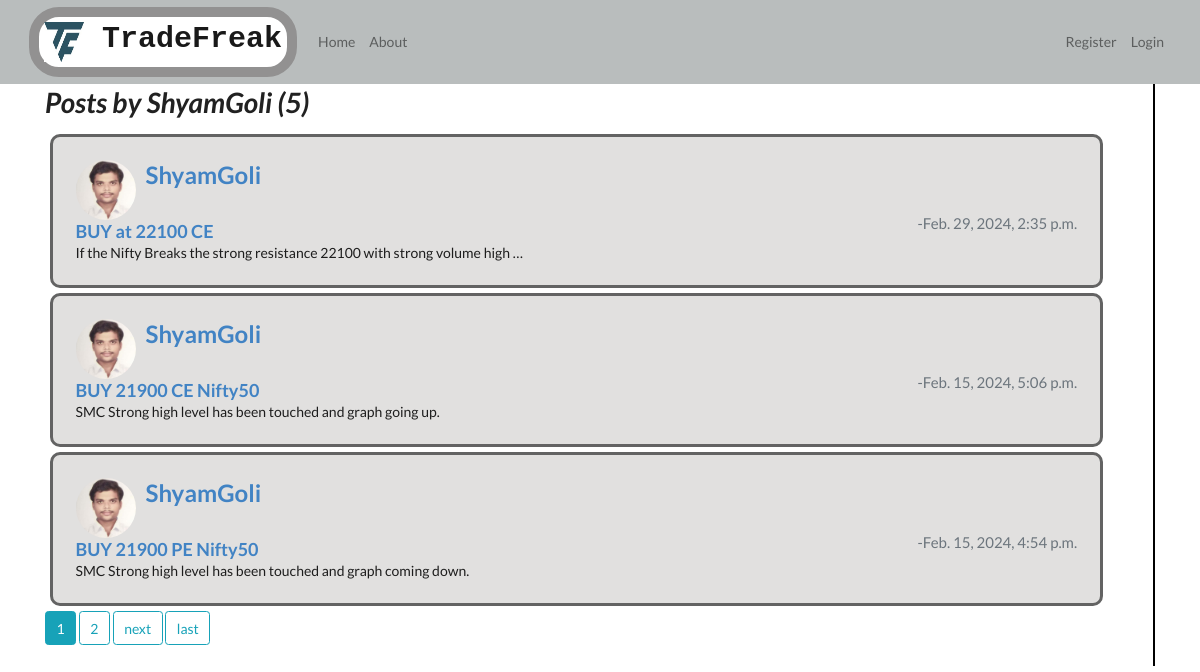
Before: /user/ShyamGoli with the older database file.
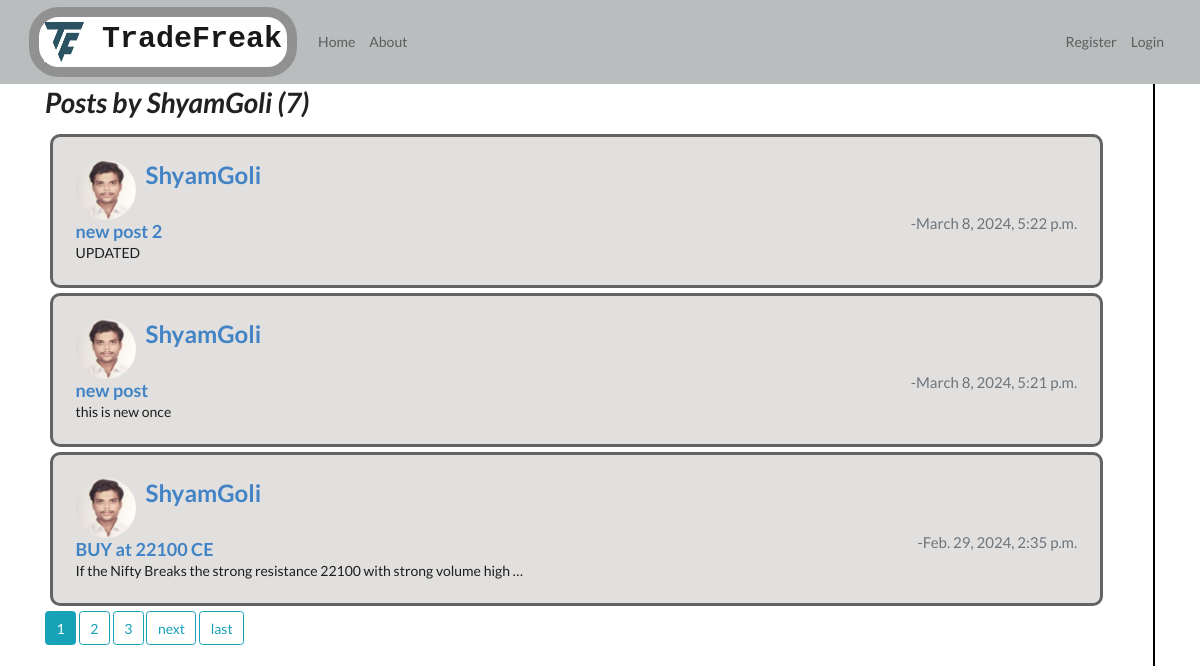
After: the same page with the newer database file.
### post/models.py (models this page shows, shortened)
class Post(models.Model):
    Heading = models.CharField(max_length=100)
    Author = models.ForeignKey(User,on_delete = models.CASCADE)  # here we have used User as a foriegn key and models.CASCADE as when we delete the user the related posts should also be deleted.
    PostOn = models.DateTimeField(default=timezone.now) # There are many ways to send as parameter to datetime field, but i particularly used this one so that the time and date will be updated each time the data is updated.
    Description = models.TextField()

### users/models.py (models this page shows, shortened)
class Profile(models.Model):
    user = models.OneToOneField(User,on_delete=models.CASCADE)
    image = models.ImageField(default='default.jpg', upload_to = 'profile_pic' )

### post/views.py (the view)
# urls.py: path('user/<str:username>', UserPostListView.as_view(), name='user_posts'),
class UserPostListView(ListView):
    model = Post
    template_name = 'post/user_posts.html' # here the template required name must be in the format <app>/<model_name>_<view_type>.html  eg: post/Post_list.html
    context_object_name = 'posts'  # Here in class view I don't now in template on which variable I should iterate. so this variable needs to be set.
    paginate_by = 3   #  from django.core.paginator import paginator  here we do not need to import, because it is a class based view.
    def get_queryset(self):
        user = get_object_or_404(User, username = self.kwargs.get('username'))
        return Post.objects.filter(Author = user).order_by('-PostOn')

### post/templates/post/user_posts.html (shortened to what this page needs)
{% extends 'post/base.html' %}
{% block content %}
<div class="cards-section">
    <div class="container">
        <div class='display-cards'>
        <h1 class="mb-3">
            Posts by {{view.kwargs.username}} ({{page_obj.paginator.count}})
        </h1>
        {% for post in posts %}
        <div class="card my-cards" style="width: 18rem;">
            <div class="card-body">
                <div class="d-flex">
                    <img class="rounded-circle account-img img-fluid custom-image" src="{{post.Author.profile.image.url}}" alt="">
                <a href="{% url 'user_posts' post.Author.username %}"><h2 style="margin-left: 10px; ">{{post.Author}}</h2></a>
                </div>
                <div class="d-flex justify-content-between">
                    <a href="{% url 'post_detail' post.id %}"> <h3 class="card-title">{{post.Heading}}</h3></a>
                    <h6 class="card-subtitle mb-2 text-muted"> -{{post.PostOn}}</h6>
                </div>
                <p class="card-text">{{ post.Description|truncatewords:12 }}</p>
            </div>
        </div>
        {% endfor %}
        {% if is_paginated %}
            {% for num in page_obj.paginator.page_range %}
                {% if page_obj.number == num %}
                    <a class="btn btn-info mb-4" href="?page={{num}}">{{num}}</a>
                {% elif num > page_obj.number|add:'-3' and num < page_obj.number|add:'3'%}
                    <a class="btn btn-outline-info mb-4" href="?page={{num}}">{{num}}</a>
                {% endif %}
            {% endfor %}
            {% if page_obj.has_next %}
            <a class="btn btn-outline-info mb-4" href="?page={{page_obj.next_page_number}}">next</a>
            <a class="btn btn-outline-info mb-4" href="?page={{page_obj.paginator.num_pages}}">last</a>
            {% endif %}
        {% endif %}
    </div>
    </div>
</div>
{% endblock %}

Changed rows visible on the page:
no longer on this page (row unchanged): Post: Author.profile.image (picture), Author "ShyamGoli", Heading "BUY 21900 CE Nifty50", PostOn "Feb. 15, 2024, 5:06 p.m.", Description "SMC Strong high level has been touched and graph going up."
no longer on this page (row unchanged): Post: Author.profile.image (picture), Author "ShyamGoli", Heading "BUY 21900 PE Nifty50", PostOn "Feb. 15, 2024, 4:54 p.m.", Description "SMC Strong high level has been touched and graph coming down."
added Post: Author.profile.image (picture), Author "ShyamGoli", Heading "new post 2", PostOn "March 8, 2024, 5:22 p.m.", Description "UPDATED"
added Post: Author.profile.image (picture), Author "ShyamGoli", Heading "new post", PostOn "March 8, 2024, 5:21 p.m.", Description "this is new once"
Other visible differences:
{{ page_obj.paginator.count }}: "5" → "7"
new list line: "3"
